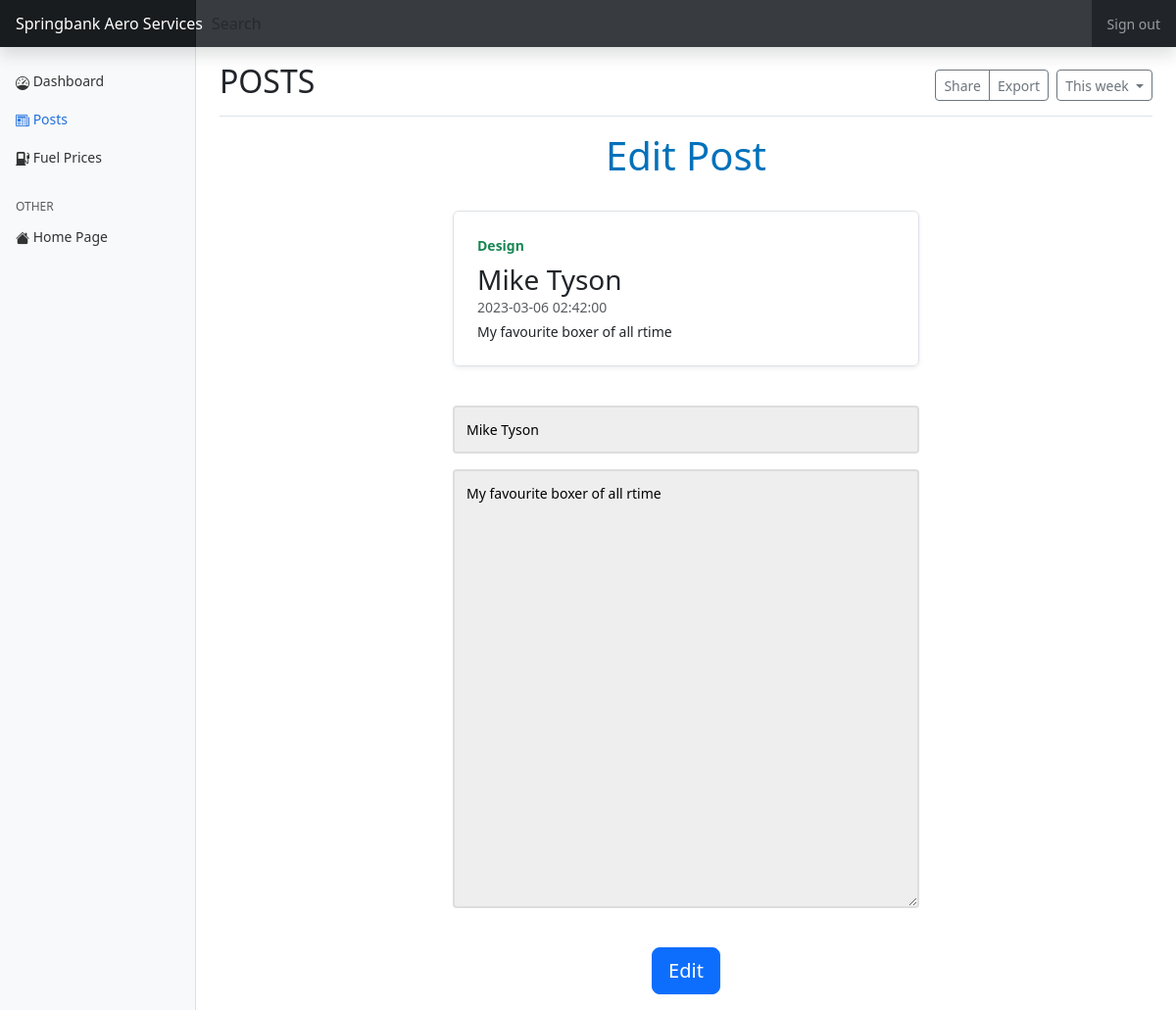
The app's page /posts-edit.php?id=8 (signed in) with its own data.
### tables this page shows
CREATE TABLE `posts` (
  `id` int(11) NOT NULL,
  `title` varchar(100) NOT NULL,
  `content` text DEFAULT NULL,
  `date` datetime DEFAULT current_timestamp()
);

### posts-edit.php (the view, shortened to what this page needs)
<?php
include("connection.php");
$post_id = $_GET['id'];
$query = "select * from posts where id = '$post_id' limit 1";
$result = mysqli_query($con, $query);
$post_data = mysqli_fetch_assoc($result);
?>
<!doctype html>
<html lang="en">
  <head>
    <link rel="stylesheet" href="admin-post-styles.css">
    <link href="assets/bootstrap/css/bootstrap.min.css" rel="stylesheet">
    <link href="assets/css/bootstrap-icons.css" rel="stylesheet">
    <link href="assets/css/dashboard.css" rel="stylesheet">
  </head>
  <body>
<header class="navbar navbar-dark sticky-top bg-dark flex-md-nowrap p-0 shadow">
  <a class="navbar-brand col-md-3 col-lg-2 me-0 px-3 fs-6" href="#">Springbank Aero Services</a>
  <input class="form-control form-control-dark w-100 rounded-0 border-0" type="text" placeholder="Search" aria-label="Search">
  <div class="navbar-nav">
    <div class="nav-item text-nowrap">
      <a class="nav-link px-3" href="indexLoginPage.php">Sign out</a>
    </div>
  </div>
</header>
<div class="container-fluid">
  <div class="row">
    <nav id="sidebarMenu" class="col-md-3 col-lg-2 d-md-block bg-light sidebar collapse">
      <div class="position-sticky pt-3 sidebar-sticky">
        <ul class="nav flex-column">
          <li class="nav-item">
          <a class="nav-link " aria-current="page" href="#">
          <i class="bi bi-speedometer"></i>
              Dashboard
            </a>
            <a class="nav-link active " aria-current="page" href="posts.php">
            <i class="bi bi-newspaper"></i>
              Posts
            </a>
          </li>
          <li class="nav-item">
            <a class="nav-link" aria-current="page" href="admin-fuel-price.php">
            <i class="bi bi-fuel-pump-fill"></i>
              Fuel Prices
            </a>
          </li>
        </ul>
        <h6 class="sidebar-heading d-flex justify-content-between align-items-center px-3 mt-4 mb-1 text-muted text-uppercase">
          <span>OTHER</span>
        </h6>
        <ul class="nav flex-column mb-2">
          <li class="nav-item">
            <a class="nav-link" href="#">
            <i class="bi bi-house-fill"></i>
              Home Page
            </a>
          </li>
        </ul>
      </div>
    </nav>
    <main class="col-md-9 ms-sm-auto col-lg-10 px-md-4">
      <div class="d-flex justify-content-between flex-wrap flex-md-nowrap align-items-center pt-3 pb-2 mb-3 border-bottom">
        <h1 class="h2">POSTS</h1>
        <div class="btn-toolbar mb-2 mb-md-0">
          <div class="btn-group me-2">
            <button type="button" class="btn btn-sm btn-outline-secondary">Share</button>
            <button type="button" class="btn btn-sm btn-outline-secondary">Export</button>
          </div>
          <button type="button" class="btn btn-sm btn-outline-secondary dropdown-toggle">
            This week
          </button>
        </div>
      </div>
    <div class="col-md 6 d-flex align-items-center flex-column ">
        <h1 class=" form__title text-blue">Edit Post</h1>
        <div class="col-md-6  ">
                    <div class="row g-0 border rounded overflow-hidden flex-md-row
                    m-auto mb-4 shadow-sm h-md-250 position-relative ">
                        <div class="col p-4 d-flex flex-column position-static">
                            <strong class="d-inline-block mb-2 text-success">Design</strong>
                            <h3 class="mb-0"><?php if (isset($post_data['title'])): ?>
                                        <?php echo $post_data['title'];?>
                                    <?php endif; ?></h3>
                        <div class="mb-1 text-muted"><?php if (isset($post_data['date'])): ?>
                                        <?php echo $post_data['date'];?>
                                    <?php endif; ?></div>
                            <p class="mb-auto"><?php if (isset($post_data['content'])): ?>
                                        <?php echo $post_data['content'];?>
                                    <?php endif; ?></p>
                        </div>
                    </div>
                </div>
    </div>
    <div class="col-md 6 mx-auto ">
        <form method="post">
        <div class="form__input-group">
            <input type="text" class="form__input w-50" name="title" value="<?php echo $post_data['title'];?>" >
        </div>
        <div class="form__input-group">
            <textarea rows="20" type="text" class="form__input w-50" name="content"><?php echo $post_data['content'];?></textarea>
        </div>
        <div class="form__input-group">
        <button class="mt-4 btn btn-primary btn-lg d-flex justify-items-center " type="submit">Edit</button>
        </div>
        </form>
    </div>
    </main>
  </div>
</div>
  </body>
</html>

### admin-post-styles.css (style rules this page uses)
.form__title { margin-bottom: 2rem; text-align: center; color: #0071ba; }
.form__input-group { margin-bottom: 1rem; display: flex; justify-content: center; }
.form__input { width: 50%; padding: 0.75rem; box-sizing: border-box; border-radius: 4px; border: 2px solid #dddddd; outline: none; background: #eeeeee; transition: background 0.2s, border-color 0.2s; }

### assets/css/dashboard.css (style rules this page uses)
body { font-size: .875rem; }
.sidebar { position: fixed; top: 0; bottom: 0; left: 0; z-index: 100; padding: 48px 0 0; box-shadow: inset -1px 0 0 rgba(0, 0, 0, .1); }
.sidebar-sticky { height: calc(100vh - 48px); overflow-x: hidden; overflow-y: auto; }
.sidebar .nav-link { font-weight: 500; color: #333; }
.sidebar .nav-link.active { color: #2470dc; }
.sidebar-heading { font-size: .75rem; }
.navbar-brand { padding-top: .75rem; padding-bottom: .75rem; background-color: rgba(0, 0, 0, .25); box-shadow: inset -1px 0 0 rgba(0, 0, 0, .25); }
.navbar .form-control { padding: .75rem 1rem; }
.form-control-dark { color: #fff; background-color: rgba(255, 255, 255, .1); border-color: rgba(255, 255, 255, .1); }

### posts-edit.php (style rules this page uses)
.bi { vertical-align: -.125em; fill: currentColor; }

### records on screen
posts: title "Mike Tyson", date "2023-03-06 02:42:00", content "My favourite boxer of all rtime"
